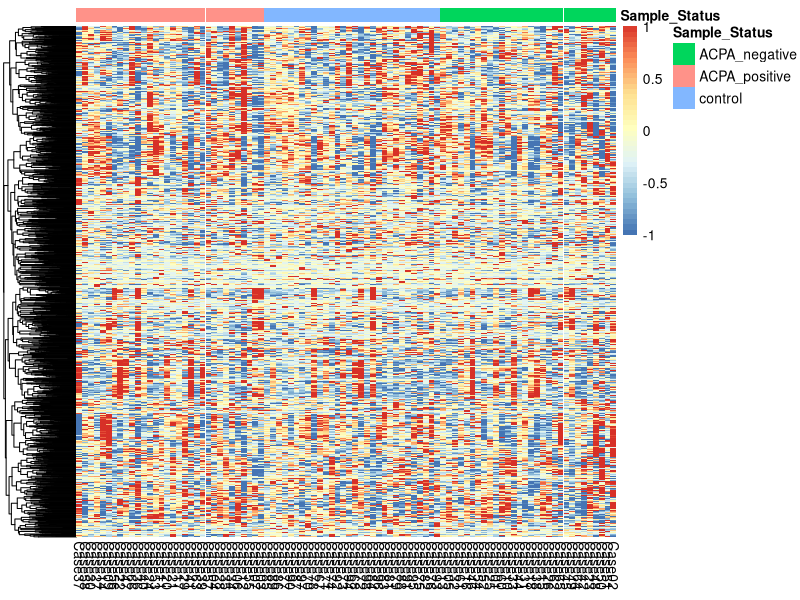
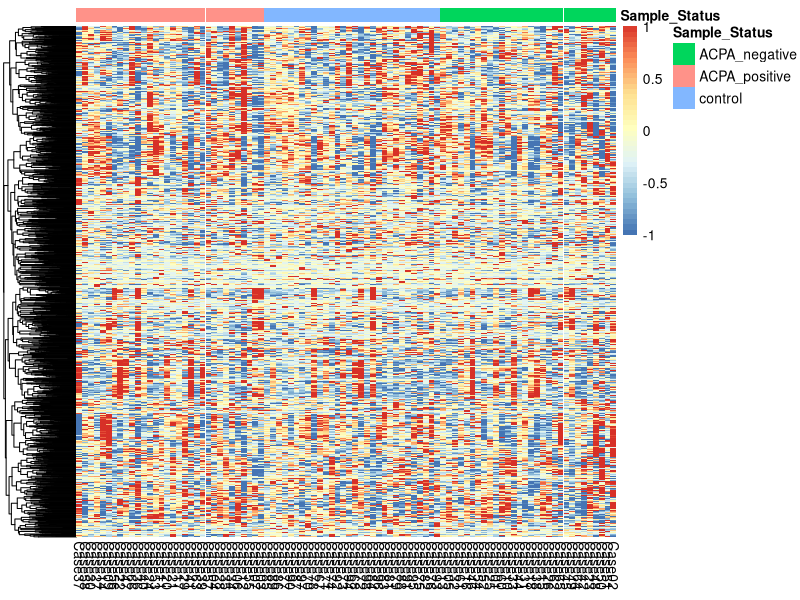

Source code (R) for these figures, in order:
library(pheatmap)
library(dplyr)
 

#Building a heatmap of all features for all 92 samples.
#Read in all samples
 
all_quantile <- read.csv("../data/all_quantile_df.csv")
#all_quantile <- all_quantile[order(all_quantile$Sample_Status),]

ACPA_neg_df <- filter(all_quantile, all_quantile$Sample_Status == 'ACPA_negative')
#View(ACPA_neg_df)


ACPA_pos_df <- filter(all_quantile, all_quantile$Sample_Status == 'ACPA_positive')
#View(ACPA_pos_df)


control_df <- filter(all_quantile, all_quantile$Sample_Status == 'control')
#View(control_df)
all_quantile <- rbind(ACPA_pos_df,control_df,ACPA_neg_df)

#View(all_quantile)
 

#Check dimensions
 
dim(all_quantile)
 

#get number of features and samples
 
num_features <- ncol(all_quantile)-2
#num_features
num_samples <- nrow(all_quantile)
#num_samples
 

#Remove the column of Case IDs and sample status. Make the row names the Case ID
 
all_quantile_df <- data.frame(matrix(data = 0, nrow=num_samples, ncol=num_features))
rownames(all_quantile_df) <- all_quantile$Case_ID
colnames(all_quantile_df) <- colnames(all_quantile[1,1:num_features])
all_quantile_df[1:num_samples,1:num_features] <- all_quantile[1:num_samples,1:num_features]
#View(all_quantile_df)

 

#Make a vector of the sample status for the heatmap
 
colors_df <- data.frame(matrix(data = 0, nrow = 92, ncol=1))
colnames(colors_df) <- c("Sample_Status")
colors_df[1:92,1] <- all_quantile$Sample_Status
rownames(colors_df) <- all_quantile$Case_ID
#View(colors_df)
 

#Define the breaks and the colors
 
library(RColorBrewer)
break_list = seq(-1.0,1.0, by=0.05)
color = colorRampPalette(rev(brewer.pal(n = 7, name = "RdYlBu")))(length(break_list))
 

#Now use z score
 
quantile_zscore_df <- scale(all_quantile_df, center = TRUE, scale = TRUE)
#View(quantile_zscore_df)
quantile_zscore_transposed <- t(quantile_zscore_df)
#View(quantile_zscore_transposed)
#quantile_zscore_transposed <- data.frame(quantile_zscore_transposed)
 

#Plot
 
heatmap1 <- pheatmap(quantile_zscore_transposed, annotation = colors_df, show_rownames = FALSE, cluster_cols = FALSE, cluster_rows = TRUE,  breaks = break_list, color = color)

pdf("../output/heatmap.pdf")
heatmap1
dev.off()